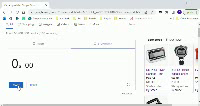
#> input picture frame 36 of video_dst/stopwatch_up.mp4, 200 x 106 px, given in place of stopwatch.mp4, which was not available
$ python video_single.py
#> lines starting #> are read from the running program, lines starting #| are printed output that depends on the picture
#> further down, frame is the input picture: shape (106, 200, 3); mean B, G, R 239.2, 240.9, 238.5
### img_ops.py
# -*- coding: utf-8 -*-

import os
import sys
import cv2
from cv2 import dnn_superres
from PIL import Image
import matplotlib.pyplot as plt

# Use cv2.imread to read from file to get img as input

# Takes numpy array as input
# [12 lines left out: functions display_img, upscale_dscrt, not called in this run]

# Takes numpy array as input, returns upscaled numpy array
def upscale_img(img, model='lapsrn', scale=None, height=None, width=None):

#> called with model = 'fsrcnn', scale = 0.2
    if scale is None:
        if height is None and width is None:
            raise Exception("Error: Either scale or height or width has to be specified.")
        elif height is not None and width is not None:
            raise Exception("Error: Only height or width can be specified.")
        elif height is not None:
            new_height = height # ensure output height is correct
            scale = float(height) / img.shape[0]
        elif width is not None:
            new_width = width # ensure output width is correct
            scale = float(width) / img.shape[1]

    # Manage invalid parameters
    if scale == 1:
        print('Returned the same image...')
        return img
    if scale > 8 or scale <= 0:
        raise Exception("Error: Scale has to be between 0 and 8.")
    if scale > 4 and model != "lapsrn":
        raise Exception("Error: Only LapSRN can be used for more than 4x.")

    # Downscaling: For scale ]0,1[
    if scale < 1:
        width = int(img.shape[1] * scale)
#> width = 40
        height = int(img.shape[0] * scale)
#> height = 21
        print('Downscaled by ', str(scale), 'x')
        return cv2.resize(img, (width, height))
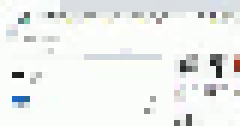
#> returned value: shape (21, 40, 3) (shown 6 times larger); mean of channels 0, 1, 2 238, 239.8, 237.6; drawn as B, G, R

    # Set discrete upscaling scale
    if model == 'lapsrn':
        if scale > 4: sc = 8
        elif scale > 2: sc = 4
        elif scale > 1: sc = 2
        else: sc = 1
    else:
        if scale > 3: sc = 4
        elif scale > 2: sc = 3
        elif scale > 1: sc = 2
        else: sc = 1

    # Upscaling: For scale ]1,8]
    if model == "lapsrn": # x2, x4, x8:
        path = "models/LapSRN_x" + str(sc) + ".pb"
        print("Using LapSRN...")
    elif model == "edsr": # x2, x3, x4
        path = "models/EDSR_x" + str(sc) + ".pb"
        print("Using EDSR...")
    elif model == "espcn": # x2, x3, x4
        path = "models/ESPCN_x" + str(sc) + ".pb"
        print("Using ESPCN...")
    elif model == "fsrcnn": # x2, x3, x4
        path = "models/FSRCNN_x" + str(sc) + ".pb"
        print("Using FSRCNN...")
    else:
        raise Exception("Error: Model not available... Check spelling.")

    # Discrete upscaling
    upscaled = upscale_dscrt(img, path, model, sc)

    # Resize to continuous scale by downscaling
    swidth = int(upscaled.shape[1] * scale / sc)
    sheight = int(upscaled.shape[0] * scale / sc)
    print('Upscaled by ', str(scale), ' using ', model, 'x', str(sc))
    resized = cv2.resize(upscaled, (swidth, sheight))

    print(f'Resized image shape: {resized.shape}')

    # Check if output height or width is correct
    if height is not None:
        if resized.shape[0] != new_height:
            width = int(resized.shape[1] * (float(new_height) / resized.shape[0]))
            resized = cv2.resize(resized, (width, new_height))
    elif width is not None:
        if resized.shape[1] != new_width:
            height = int(resized.shape[0] * (float(new_width) / resized.shape[1]))
            resized = cv2.resize(resized, (new_width, height))

    return resized

# Takes input and output path as input, returns upscaled numpy array
# [36 lines left out: function upscale_ff, not called in this run]

# [2 lines that do not run on import are left out]

### video_single.py
# -*- coding: utf-8 -*-

import numpy as np
import time

from img_ops import *


## VIDEO ##
path = "stopwatch"
scale = .2
fps = 30 #### CHECK THIS ####

cap = cv2.VideoCapture('video_src/'+path+'.mp4')
if cap.isOpened() == False:
    print('ERROR: FILE NOT FOUND OR WRONG CODEC USED!')

width = int(cap.get(cv2.CAP_PROP_FRAME_WIDTH))
height = int(cap.get(cv2.CAP_PROP_FRAME_HEIGHT))

writer = cv2.VideoWriter('video_dst/'+path+'_up.mp4',cv2.VideoWriter_fourcc(*'XVID'),fps,(int(width*scale),int(height*scale)))

t0 = time.time()
while cap.isOpened():
    ret,frame = cap.read()
    if ret == True:
        ## OPERATIONS ##
        frame = upscale_img(frame,"fsrcnn",scale)
        writer.write(frame)
        cv2.imshow('frame',frame)
        ## OUT ##
        if cv2.waitKey(1) & 0xFF == ord('q'):
#> (key q is pressed here)
            break
    else:
        break
cap.release()
cv2.destroyAllWindows()
t1 = time.time()
print("\nElasped time:",np.round(t1-t0,4),"s  | ",np.round((t1-t0)/fps,4),"seconds per frame")

$ run again, starting later in the video
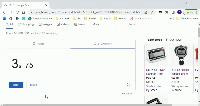
#> input picture frame 165 of video_dst/stopwatch_up.mp4, 200 x 106 px, given in place of stopwatch.mp4, which was not available
#> frame is the input picture: shape (106, 200, 3); mean B, G, R 239.2, 240.9, 238.6
#> in upscale_img, `return cv2.resize(img, (width, height))`:
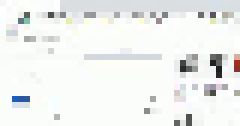
#> returned value: shape (21, 40, 3) (shown 6 times larger); mean of channels 0, 1, 2 238.7, 240.4, 238.4; drawn as B, G, R

$ run again, starting later in the video
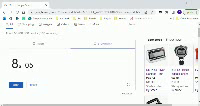
#> input picture frame 294 of video_dst/stopwatch_up.mp4, 200 x 106 px, given in place of stopwatch.mp4, which was not available
#> frame is the input picture: shape (106, 200, 3); mean B, G, R 239.2, 240.9, 238.5
#> in upscale_img, `return cv2.resize(img, (width, height))`:
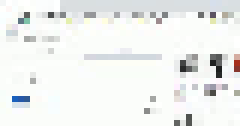
#> returned value: shape (21, 40, 3) (shown 6 times larger); mean of channels 0, 1, 2 238.7, 240.4, 238.4; drawn as B, G, R
